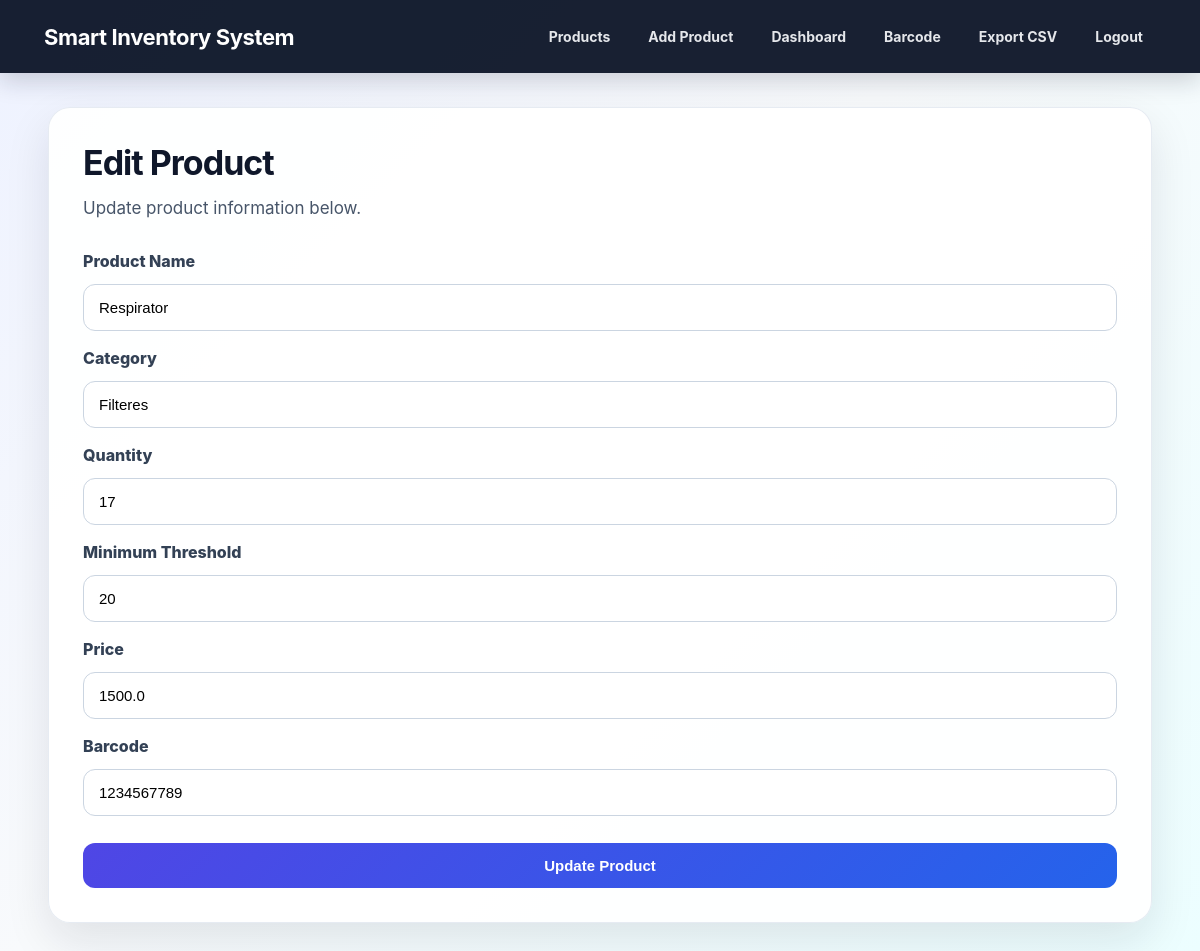
Screenshot of /edit/1 (signed in) with the database file from the repository.
### tables this page shows
CREATE TABLE products (
            id INTEGER PRIMARY KEY AUTOINCREMENT,
            name TEXT NOT NULL,
            category TEXT NOT NULL,
            quantity INTEGER NOT NULL,
            threshold INTEGER NOT NULL,
            price REAL NOT NULL,
            barcode TEXT UNIQUE
        );

### app.py (the view, shortened to what this page needs)
@app.route("/edit/<int:product_id>", methods=["GET", "POST"])
@login_required
def edit_product(product_id):
    connection = get_db_connection()
    product = connection.execute(
        "SELECT * FROM products WHERE id = ?",
        (product_id,)
    ).fetchone()
    if product is None:
        connection.close()
        return "Product not found", 404
    connection.close()
    return render_template("edit_product.html", product=product)

### app.py (called while the page is built)
def get_db_connection():
    connection = sqlite3.connect(DATABASE)
    connection.row_factory = sqlite3.Row
    return connection

def login_required(route_function):
    @wraps(route_function)
    def wrapper(*args, **kwargs):
        if "user_id" not in session:
            flash("Please log in to access the inventory system.", "error")
            return redirect(url_for("login"))
        return route_function(*args, **kwargs)
    return wrapper

### templates/edit_product.html
{% extends "base.html" %}
{% block content %}
<div class="hero">
    <h1>Edit Product</h1>
    <p>Update product information below.</p>
    <form method="POST" class="form-card">
        <label>Product Name</label>
        <input type="text" name="name" value="{{ product['name'] }}" required>
        <label>Category</label>
        <input type="text" name="category" value="{{ product['category'] }}" required>
        <label>Quantity</label>
        <input type="number" name="quantity" value="{{ product['quantity'] }}" required>
        <label>Minimum Threshold</label>
        <input type="number" name="threshold" value="{{ product['threshold'] }}" required>
        <label>Price</label>
        <input type="number" step="0.01" name="price" value="{{ product['price'] }}" required>
        <label>Barcode</label>
        <input type="text" name="barcode" value="{{ product['barcode'] }}">
        <button type="submit" class="btn">Update Product</button>
    </form>
</div>
{% endblock %}

### static/style.css (style rules this page uses)
* { margin: 0; padding: 0; box-sizing: border-box; }
body { font-family: -apple-system, BlinkMacSystemFont, "Segoe UI", Arial, sans-serif; background: linear-gradient(135deg, #eef2ff 0%, #f8fafc 45%, #ecfeff 100%); color: #111827; min-height: 100vh; }
.hero { background: rgba(255, 255, 255, 0.92); padding: 34px; border-radius: 22px; box-shadow: 0 18px 45px rgba(15, 23, 42, 0.10); border: 1px solid rgba(226, 232, 240, 0.85); }
.hero h1 { margin-bottom: 12px; color: #0f172a; font-size: 34px; letter-spacing: -1px; }
.hero p { font-size: 17px; color: #475569; line-height: 1.55; }
.form-card { margin-top: 26px; display: grid; gap: 13px; }
.form-card label { font-weight: 800; color: #334155; margin-top: 4px; }
.form-card input { padding: 14px 15px; border: 1px solid #cbd5e1; border-radius: 12px; font-size: 15px; background: #ffffff; transition: 0.2s ease; }
.btn { margin-top: 14px; background: linear-gradient(135deg, #4f46e5, #2563eb); color: white; border: none; padding: 14px 20px; border-radius: 12px; font-size: 15px; font-weight: 800; cursor: pointer; transition: 0.2s ease; text-decoration: none; display: inline-block; }

### rows the page displays
products: name "Respirator", category "Filteres", quantity "17", threshold "20", price "1500.0", barcode "1234567789"
